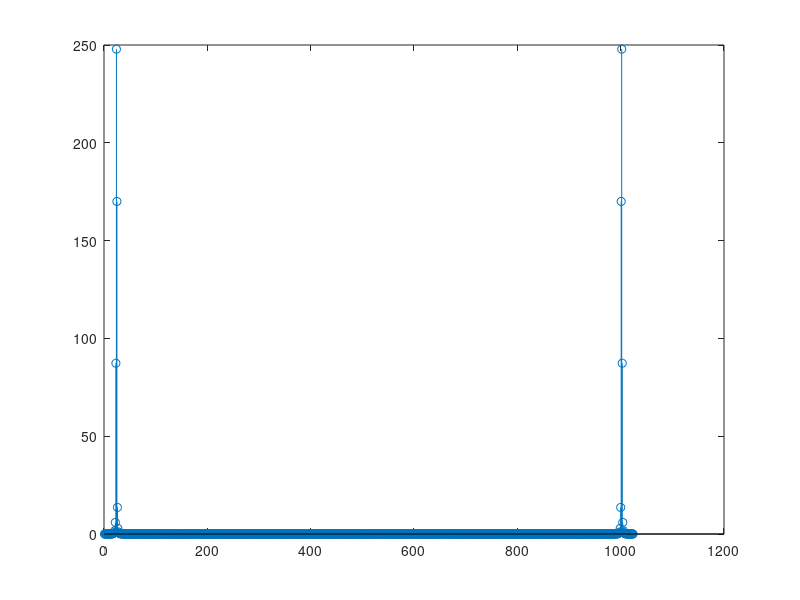
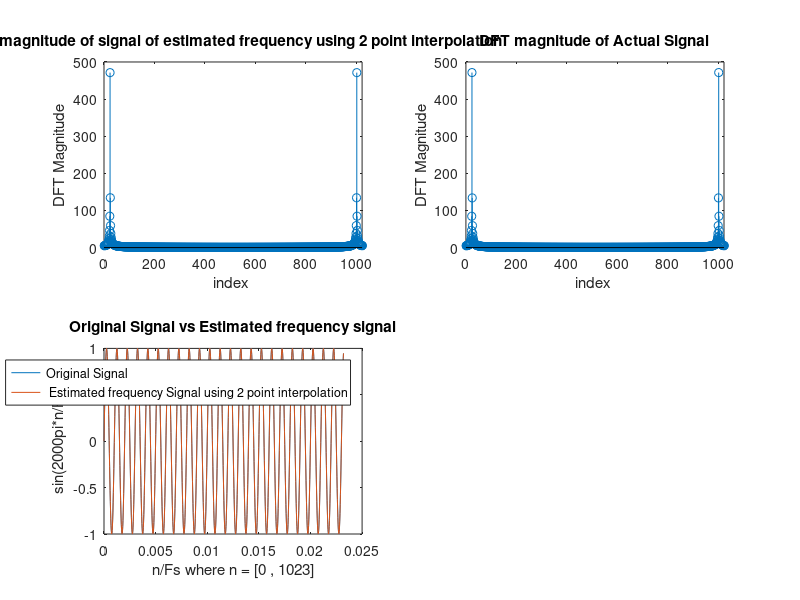
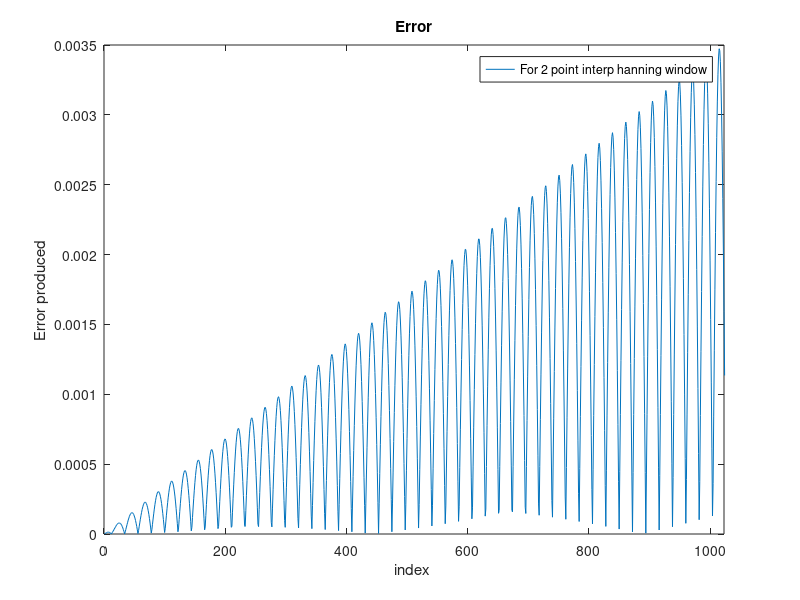

These charts were generated, in order, by the following MATLAB code:
% two point interpolation

N =1024;
n = 0:1:N-1;
fs = 44100;

w1 = hann(N); %hanning window


x2 = sin(2*pi*1000*n/fs);% sampling of the signal

X1 = fft(x2,N);
X2 = fft(x2.*transpose(w1),N); %calculating DFT of the windowed samples -> Usually to locate the peak index



figure()
stem( abs(X2)); % to find the index of peak DFT magnitude

k = 24;% loaction of the found peak
s = sign(abs(angle(X2(k)) - angle(X2(k+1))) - pi/2); % used to calculate variable s that is used in calculation of correction term

yp1 = abs(X2(k+s));                   % bin2
yp2 = abs(X2(k));                     % bin1

d = s*(((2*yp1) - yp2)/(yp1 + yp2));    % slope of two largest magnitude bins

f_est = (k+d-1)*fs/N;      % frequency that we estimated using 2 point interpolation
x_obtained  = sin(2*pi*f_est*n/fs); % samples of sinal obtained of estimated frequency


f_est2 = fs/N * (k-1);     % frequency that we estimated without using the interpolation

f_actual = 1000;           % actual frequency

figure()
subplot(2,2,1);
stem(abs(fft(x_obtained)));
title('DFT magnitude of signal of estimated frequency using 2 point interpolation');
xlabel('index ');
ylabel('DFT Magnitude');
xlim([0 1023]);

subplot(2,2,2);
stem(abs(X1));
title('DFT magnitude of Actual Signal');
xlabel('index ');
ylabel('DFT Magnitude');
xlim([0 1023]);

subplot(2,2,3);
plot(n/fs , x2);
hold on
plot(n/fs , x_obtained);
xlabel('n/Fs where n = [0 , 1023]');
ylabel(' sin(2000pi*n/Fs)');
hold off
title('Original Signal vs Estimated frequency signal');
legend('Original Signal' , ' Estimated frequency Signal using 2 point interpolation');
% Notice that both the signals overlap

f_error = abs(f_est - f_actual);

Error = abs(x_obtained - x2);
figure()
plot(Error);
title('Error');
legend('For 2 point interp hanning window');
xlabel('index ');
ylabel('Error produced');
xlim([ 0 1023]);